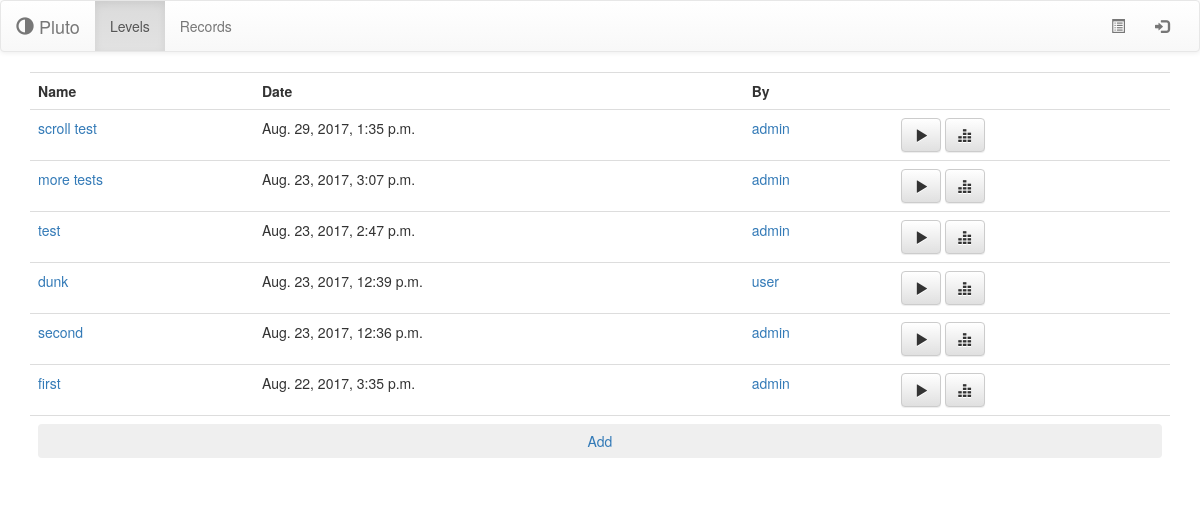
Before: /levels with the older database file.
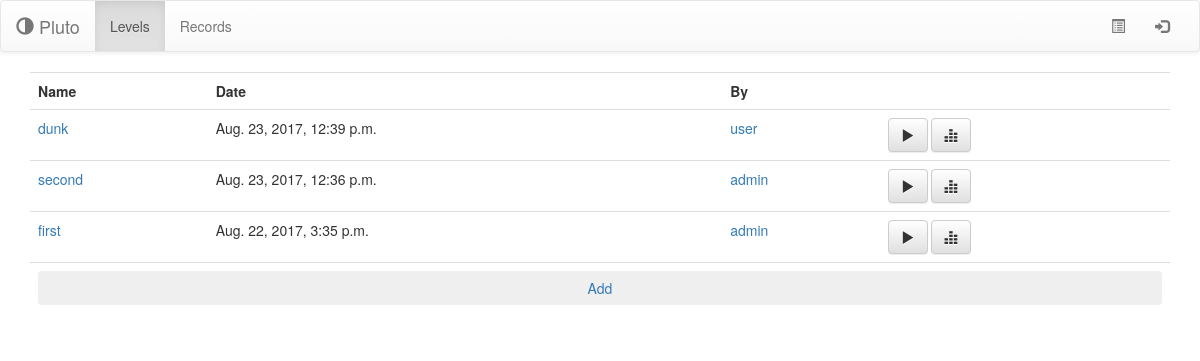
After: the same page with the newer database file.
### pluto/models.py (models this page shows, shortened)
class Level(models.Model):
    name = models.CharField(max_length=128, blank=False)
    date = models.DateTimeField(default=timezone.datetime.now, blank=False)
    by = models.ForeignKey(User, on_delete=models.CASCADE, blank=False, null=False)
    tilemap = models.TextField(max_length=1024)
    command_forward = models.IntegerField(blank=True)
    command_backward = models.IntegerField(blank=True)
    command_left = models.IntegerField(blank=True)
    command_right = models.IntegerField(blank=True)
    command_lo = models.IntegerField(blank=True)
    command_op = models.IntegerField(blank=True)
    hero_x = models.IntegerField(blank=False)
    hero_y = models.IntegerField(blank=False)
    hero_dir = models.IntegerField(blank=False)

class User(AbstractUser):
    image = models.ImageField(default='no_image.png', upload_to=user_directory_image_path)
    points = models.FloatField(default=10, blank=False)
    skin = models.CharField(default='polo', blank=False, max_length=32)

### pluto/views.py (the view)
# urls.py: url(r'^levels', views.levels),
def levels(request):
    context = {'levels': models.Level.objects.all().order_by('-date')}
    return render(request, 'levels.html', context)

### templates/levels.html (shortened to what this page needs)
{% extends "base.html" %}
{% block content %}
    <div class="table-responsive">
    <table class="table">
        <tr>
            <th> Name </th>
            <th> Date </th>
            <th> By </th>
            <th> </th>
        </tr>
        {% for i in levels %}
            <tr>
                <td>
                    <a href="/level/{{ i.id }}">{{ i.name }}</a>
                </td>
                <td> {{ i.date }}</td>
                <td> <a href="/profile/{{ i.by.id }}"> {{ i.by.username }} </a></td>
                <td>
                    <a href="/play/{{ i.id }}">
                        <button class="btn btn-default">
                            <span class="glyphicon glyphicon-play"></span>
                        </button>
                    </a>
                    <a href="/record/level={{ i.id }}">
                        <button class="btn btn-default">
                            <span class="glyphicon glyphicon glyphicon-equalizer"></span>
                        </button>
                    </a>
                </td>
            </tr>
        {% endfor %}
        <tr>
           <td colspan="4">
               <a href="/creator"><button class="btn btn-block">Add</button></a>
           </td>
        </tr>
    </table>
    </div>
{% endblock %}

Changed rows visible on the page:
removed Level: name "scroll test", date "Aug. 29, 2017, 1:35 p.m.", by.username "admin"
removed Level: name "more tests", date "Aug. 23, 2017, 3:07 p.m.", by.username "admin"
removed Level: name "test", date "Aug. 23, 2017, 2:47 p.m.", by.username "admin"
